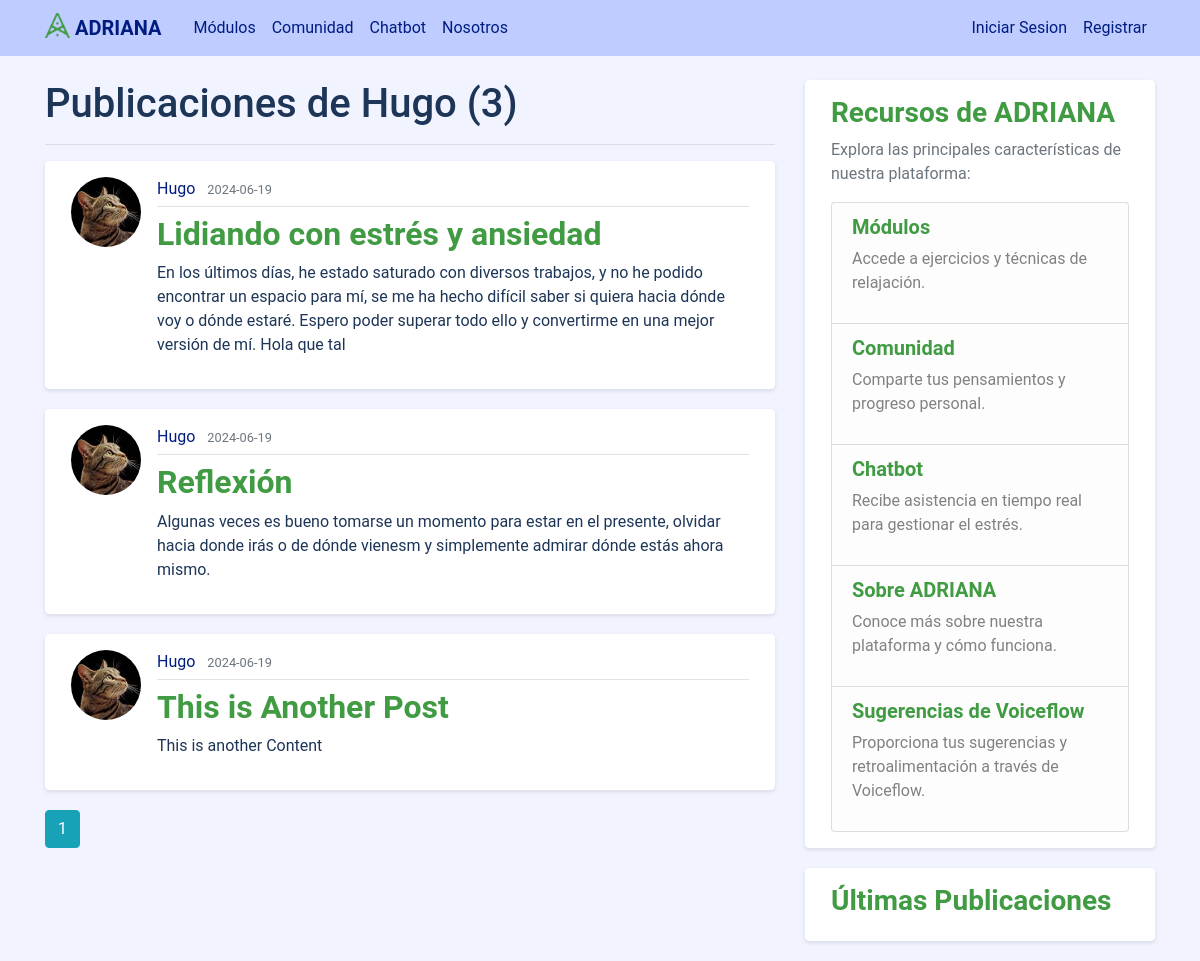
/user/Hugo, run on an earlier commit of the app's database.
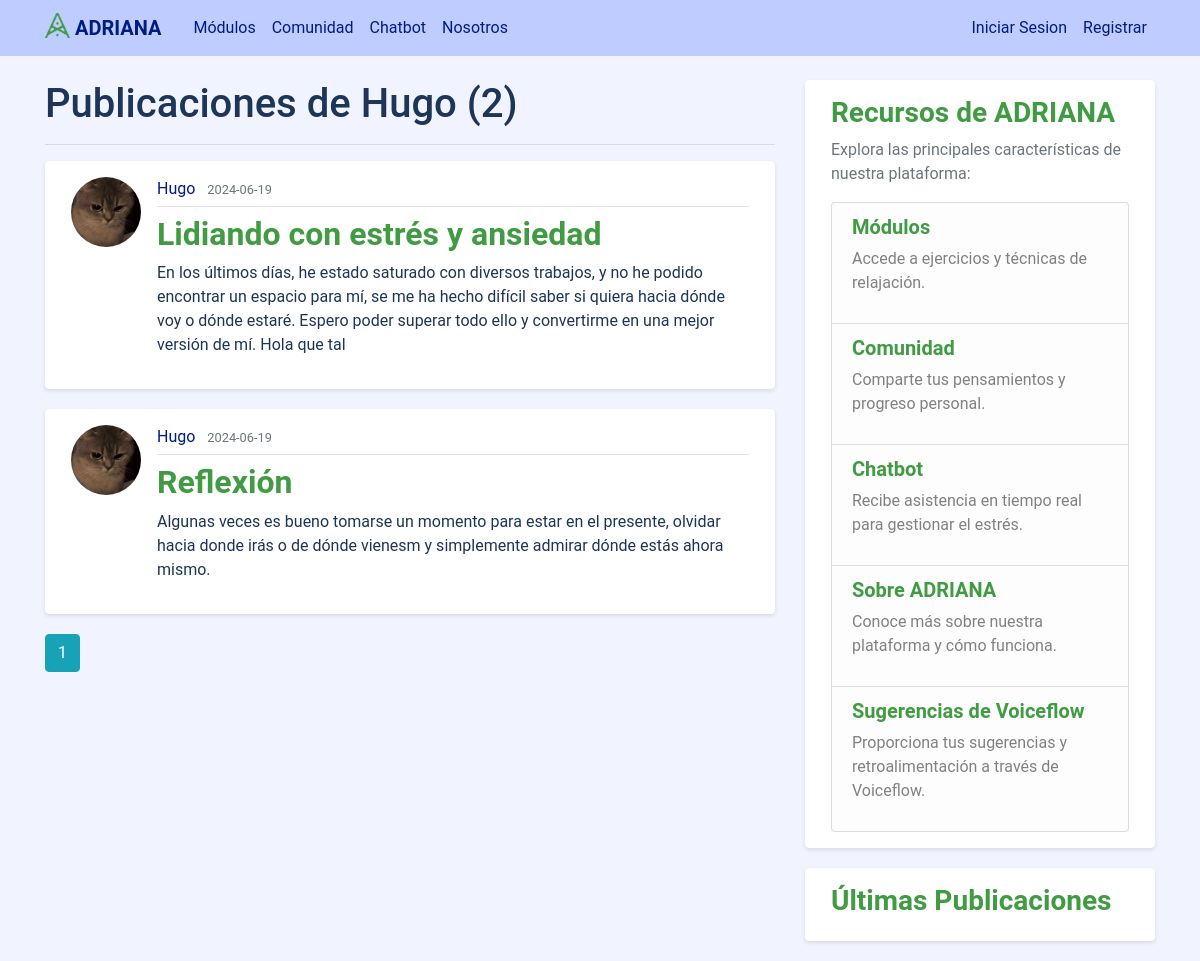
And on a later commit of the database.
### adriana_assistant/models.py (models this page shows, shortened)
class Post(db.Model):
    id = db.Column(db.Integer, primary_key=True)
    title = db.Column(db.String(100), nullable=False)
    date_posted = db.Column(db.DateTime, nullable=False, default=datetime.utcnow)
    content = db.Column(db.Text, nullable=False)
    user_id = db.Column(db.Integer, db.ForeignKey('user.id'), nullable=False)

class User(db.Model, UserMixin):
    id = db.Column(db.Integer, primary_key=True)
    username = db.Column(db.String(20), unique=True, nullable=False)
    email = db.Column(db.String(120), unique=True, nullable=False)
    image_file = db.Column(db.String(20), nullable=False, default='default.jpg')
    password = db.Column(db.String(60), nullable=False)
    posts = db.relationship('Post', backref='author', lazy=True)

### adriana_assistant/routes.py (the view)
@app.route("/user/<string:username>")
def user_posts(username):
    page = request.args.get('page', 1, type=int)
    user = User.query.filter_by(username=username).first_or_404()
    posts = Post.query.filter_by(author=user)\
        .order_by(Post.date_posted.desc())\
        .paginate(page=page, per_page=5)
    return render_template('user_posts.html', posts=posts, user=user)

### adriana_assistant/templates/user_posts.html
{% extends "layout.html" %}
{% block content %}
    <h1 class="mb-3">Publicaciones de {{ user.username }} ({{ posts.total }})</h1>
    <hr>
    {% for post in posts.items %}
        <article class="media content-section">
          <img class="rounded-circle article-img" src="{{ url_for('static', filename='profile_pics/' + post.author.image_file) }}">
          <div class="media-body">
            <div class="article-metadata">
              <a class="mr-2" href="{{ url_for('user_posts', username=post.author.username) }}">{{ post.author.username }}</a>
              <small class="text-muted">{{ post.date_posted.strftime('%Y-%m-%d') }}</small>
            </div>
            <h2><a class="article-title" href="{{ url_for('post', post_id=post.id) }}">{{ post.title }}</a></h2>
            <p class="article-content">{{ post.content }}</p>
          </div>
        </article>
    {% endfor %}
    {% for page_num in posts.iter_pages(left_edge=1, right_edge=1, left_current=1, right_current=2) %}
      {% if page_num %}
        {% if posts.page == page_num %}
          <a class="btn btn-info mb-4" href="{{ url_for('user_posts', username=user.username, page=page_num) }}">{{ page_num }}</a>
        {% else %}
          <a class="btn btn-outline-info mb-4" href="{{ url_for('user_posts', username=user.username, page=page_num) }}">{{ page_num }}</a>
        {% endif %}
      {% else %}
        ...
      {% endif %}
    {% endfor %}
{% endblock content %}

What changed in the data, as far as the page shows it:
removed Post: image_file (picture), author.username "Hugo", date_posted "2024-06-19", title "This is Another Post", content "This is another Content"
changed through a linked row, Post "Lidiando con estrés y ansiedad": image_file: a different picture
changed through a linked row, Post "Reflexión": image_file: a different picture
Also different on the page:
{{ posts.total }}: "3" → "2"
